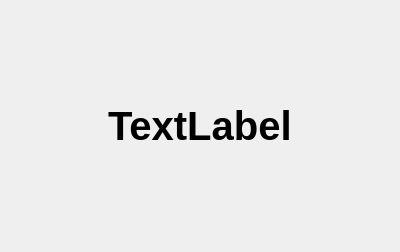
<?xml version="1.0" encoding="UTF-8"?>
<ui version="4.0">
 <class>Form</class>
 <widget class="QWidget" name="Form">
  <property name="geometry">
   <rect>
    <x>0</x>
    <y>0</y>
    <width>400</width>
    <height>252</height>
   </rect>
  </property>
  <property name="windowTitle">
   <string>Form</string>
  </property>
  <layout class="QGridLayout" name="gridLayout">
   <item row="1" column="1">
    <widget class="QLabel" name="mensaje">
     <property name="font">
      <font>
       <pointsize>30</pointsize>
       <weight>75</weight>
       <italic>false</italic>
       <bold>true</bold>
       <underline>false</underline>
       <strikeout>false</strikeout>
       <kerning>true</kerning>
      </font>
     </property>
     <property name="text">
      <string>TextLabel</string>
     </property>
    </widget>
   </item>
   <item row="0" column="1">
    <spacer name="verticalSpacer">
     <property name="orientation">
      <enum>Qt::Vertical</enum>
     </property>
     <property name="sizeHint" stdset="0">
      <size>
       <width>20</width>
       <height>40</height>
      </size>
     </property>
    </spacer>
   </item>
   <item row="1" column="0">
    <spacer name="horizontalSpacer">
     <property name="orientation">
      <enum>Qt::Horizontal</enum>
     </property>
     <property name="sizeHint" stdset="0">
      <size>
       <width>40</width>
       <height>20</height>
      </size>
     </property>
    </spacer>
   </item>
   <item row="1" column="2">
    <spacer name="horizontalSpacer_2">
     <property name="orientation">
      <enum>Qt::Horizontal</enum>
     </property>
     <property name="sizeHint" stdset="0">
      <size>
       <width>40</width>
       <height>20</height>
      </size>
     </property>
    </spacer>
   </item>
   <item row="2" column="1">
    <spacer name="verticalSpacer_2">
     <property name="orientation">
      <enum>Qt::Vertical</enum>
     </property>
     <property name="sizeHint" stdset="0">
      <size>
       <width>20</width>
       <height>40</height>
      </size>
     </property>
    </spacer>
   </item>
  </layout>
 </widget>
 <resources/>
 <connections/>
</ui>
